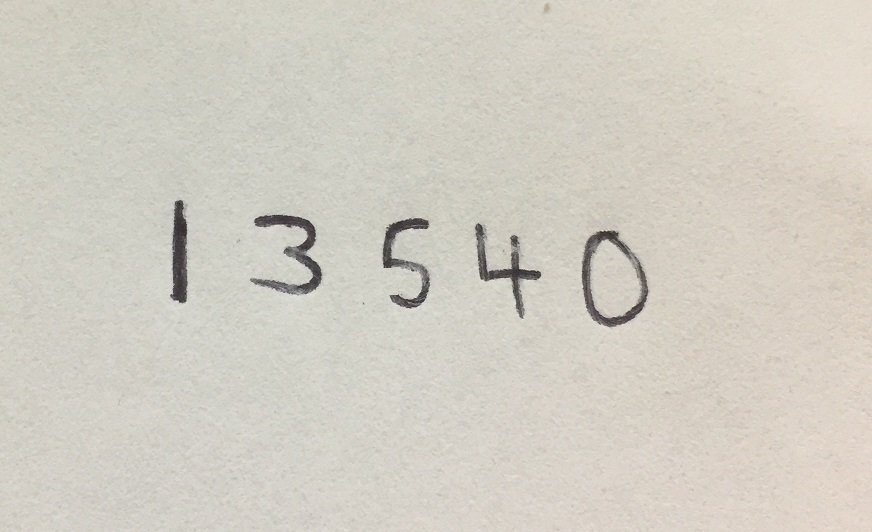
#> input picture 2019/Udemy/DeepLearningCV/4. Get Started! Handwritting Recognition, Simple Object Classification & OpenCV Demo/images/numbers.jpg, 872 x 532 px
$ jupyter execute --allow-errors '4.1 - Handwritten Digit Classification Demo (MNIST).ipynb'   (older library calls are emulated)
#> lines starting #> are read from the running program, lines starting #| are printed output that depends on the picture; after the words box and inside, x2 and y2 are one past the last pixel; in counts of white or black regions, pixels touching at a corner belong together
### 2019/Udemy/DeepLearningCV/4. Get Started! Handwritting Recognition, Simple Object Classification & OpenCV Demo/preprocessors.py
import numpy as np
import cv2

def x_cord_contour(contour):
    # This function take a contour from findContours
    # it then outputs the x centroid coordinates
    M = cv2.moments(contour)
    return (int(M['m10']/M['m00']))


def makeSquare(not_square):
    # This function takes an image and makes the dimenions square
    # It adds black pixels as the padding where needed

    BLACK = [0,0,0]
    img_dim = not_square.shape
    height = img_dim[0]
    width = img_dim[1]
    #print("Height = ", height, "Width = ", width)
    if (height == width):
        square = not_square
        return square
    else:
        doublesize = cv2.resize(not_square,(2*width, 2*height), interpolation = cv2.INTER_CUBIC)
        height = height * 2
        width = width * 2
        #print("New Height = ", height, "New Width = ", width)
        if (height > width):
            pad = int((height - width)/2)
            #print("Padding = ", pad)
            doublesize_square = cv2.copyMakeBorder(doublesize,0,0,pad,pad,cv2.BORDER_CONSTANT,value=BLACK)
        else:
            pad = (width - height)/2
            #print("Padding = ", pad)
            doublesize_square = cv2.copyMakeBorder(doublesize,pad,pad,0,0,\
                                                   cv2.BORDER_CONSTANT,value=BLACK)
    doublesize_square_dim = doublesize_square.shape
    #print("Sq Height = ", doublesize_square_dim[0], "Sq Width = ", doublesize_square_dim[1])
    return doublesize_square


def resize_to_pixel(dimensions, image):
    # This function then re-sizes an image to the specificied dimenions

    buffer_pix = 4
    dimensions  = dimensions - buffer_pix
    squared = image
    r = float(dimensions) / squared.shape[1]
    dim = (dimensions, int(squared.shape[0] * r))
    resized = cv2.resize(image, dim, interpolation = cv2.INTER_AREA)
    img_dim2 = resized.shape
    height_r = img_dim2[0]
    width_r = img_dim2[1]
    BLACK = [0,0,0]
    if (height_r > width_r):
        resized = cv2.copyMakeBorder(resized,0,0,0,1,cv2.BORDER_CONSTANT,value=BLACK)
    if (height_r < width_r):
        resized = cv2.copyMakeBorder(resized,1,0,0,0,cv2.BORDER_CONSTANT,value=BLACK)
    p = 2
    ReSizedImg = cv2.copyMakeBorder(resized,p,p,p,p,cv2.BORDER_CONSTANT,value=BLACK)
    img_dim = ReSizedImg.shape
    height = img_dim[0]
    width = img_dim[1]
    #print("Padded Height = ", height, "Width = ", width)
    return ReSizedImg

### 2019/Udemy/DeepLearningCV/4. Get Started! Handwritting Recognition, Simple Object Classification & OpenCV Demo/4.1 - Handwritten Digit Classification Demo (MNIST).ipynb
### Let's load a Handwritten Digit classifier we'll be building very soon!

[cell 1]
import cv2
import numpy as np
from keras.datasets import mnist
from keras.models import load_model

#> (the rest of this cell did not finish here and is left out)

### Testing our classifier on a real image

[cell 2]
import numpy as np
import cv2
from preprocessors import x_cord_contour, makeSquare, resize_to_pixel

image = cv2.imread('images/numbers.jpg')
#> image is the input picture: shape (532, 872, 3); mean B, G, R 195.2, 205.6, 209.7
gray = cv2.cvtColor(image,cv2.COLOR_BGR2GRAY)
cv2.imshow("image", image)
cv2.waitKey(0)

# Blur image then find edges using Canny
blurred = cv2.GaussianBlur(gray, (5, 5), 0)
#cv2.imshow("blurred", blurred)
#cv2.waitKey(0)

edged = cv2.Canny(blurred, 30, 150)
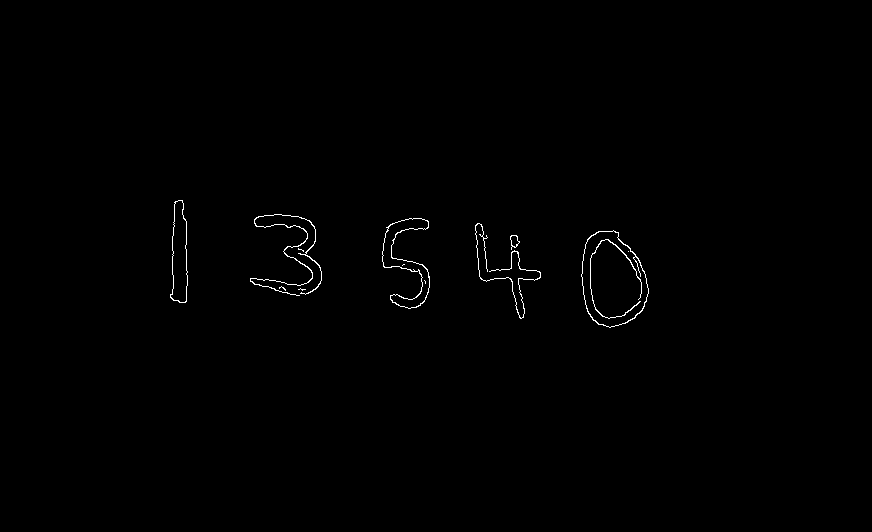
#> edged: shape (532, 872); 0.45% white in thin lines or dots, all inside (x1, y1, x2, y2) = (170, 200, 649, 328)
#cv2.imshow("edged", edged)
#cv2.waitKey(0)

# Find Contours
_, contours, _ = cv2.findContours(edged.copy(), cv2.RETR_EXTERNAL, cv2.CHAIN_APPROX_SIMPLE)
#> contours = 9 contours, 3 with area under 20; largest, box (x1, y1, x2, y2) and area: (581, 230, 649, 328) 4854, (382, 218, 430, 309) 1474, (170, 200, 188, 303) 1286, (250, 214, 322, 296) 92, (510, 235, 520, 250) 75, (475, 223, 541, 319) 28

#Sort out contours left to right by using their x cordinates
contours = sorted(contours, key = x_cord_contour, reverse = False)
#> in x_cord_contour, `M = cv2.moments(contour)`: M = moments, m00 1, centre m10/m00, m01/m00 = (302, 289.3)

# Create empty array to store entire number
full_number = []

# loop over the contours
#> (the rest of this cell did not finish here and is left out)
